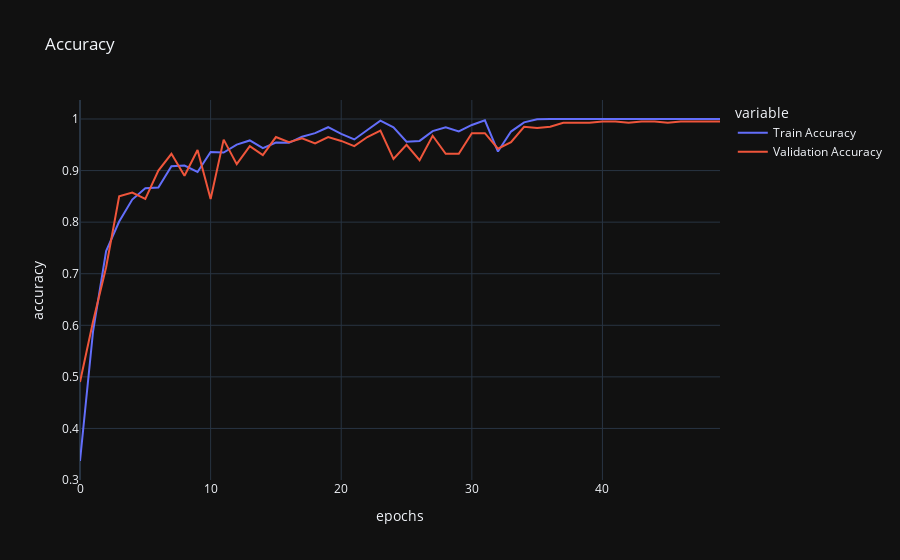

This figure's notebook cell:
### Code cell
iplot(px.line(data_frame=vals,
              y = ["Train Accuracy","Validation Accuracy"],
              labels={"index":"epochs","value":"accuracy"},
              title = "Accuracy",
              template="plotly_dark"))

### Figure 1 — Plotly figure (JSON) as saved in the notebook; plotly's stock layout.template omitted (floating-point values rounded to 4 significant figures)
{"data": [{"hovertemplate": "variable=Train Accuracy<br>epochs=%{x}<br>accuracy=%{y}<extra></extra>", "legendgroup": "Train Accuracy", "line": {"color": "#636efa", "dash": "solid"}, "marker": {"symbol": "circle"}, "mode": "lines", "name": "Train Accuracy", "orientation": "v", "showlegend": true, "type": "scatter", "x": [0, 1, 2, 3, 4, 5, 6, 7, 8, 9, 10, 11, 12, 13, 14, 15, 16, 17, 18, 19, 20, 21, 22, 23, 24, 25, 26, 27, 28, 29, 30, 31, 32, 33, 34, 35, 36, 37, 38, 39, 40, 41, 42, 43, 44, 45, 46, 47, 48, 49], "xaxis": "x", "y": [0.3369, 0.5884, 0.7437, 0.8012, 0.8438, 0.8656, 0.8672, 0.9084, 0.9097, 0.8972, 0.9359, 0.935, 0.9503, 0.9584, 0.9434, 0.9544, 0.9538, 0.9656, 0.9725, 0.9841, 0.9712, 0.9603, 0.9787, 0.9969, 0.9837, 0.9559, 0.9575, 0.9766, 0.9841, 0.9759, 0.9884, 0.9975, 0.9369, 0.9756, 0.9934, 0.9997, 1.0, 1.0, 1.0, 1.0, 1.0, 1.0, 1.0, 1.0, 1.0, 1.0, 1.0, 1.0, 1.0, 1.0], "yaxis": "y"}, {"hovertemplate": "variable=Validation Accuracy<br>epochs=%{x}<br>accuracy=%{y}<extra></extra>", "legendgroup": "Validation Accuracy", "line": {"color": "#EF553B", "dash": "solid"}, "marker": {"symbol": "circle"}, "mode": "lines", "name": "Validation Accuracy", "orientation": "v", "showlegend": true, "type": "scatter", "x": [0, 1, 2, 3, 4, 5, 6, 7, 8, 9, 10, 11, 12, 13, 14, 15, 16, 17, 18, 19, 20, 21, 22, 23, 24, 25, 26, 27, 28, 29, 30, 31, 32, 33, 34, 35, 36, 37, 38, 39, 40, 41, 42, 43, 44, 45, 46, 47, 48, 49], "xaxis": "x", "y": [0.49, 0.6075, 0.7125, 0.85, 0.8575, 0.845, 0.9, 0.9325, 0.89, 0.94, 0.845, 0.96, 0.9125, 0.9475, 0.93, 0.965, 0.955, 0.9625, 0.9525, 0.965, 0.9575, 0.9475, 0.965, 0.9775, 0.9225, 0.95, 0.92, 0.9675, 0.9325, 0.9325, 0.9725, 0.9725, 0.9425, 0.955, 0.985, 0.9825, 0.985, 0.9925, 0.9925, 0.9925, 0.995, 0.995, 0.9925, 0.995, 0.995, 0.9925, 0.995, 0.995, 0.995, 0.995], "yaxis": "y"}], "layout": {"legend": {"title": {"text": "variable"}, "tracegroupgap": 0}, "title": {"text": "Accuracy"}, "xaxis": {"anchor": "y", "domain": [0, 1], "title": {"text": "epochs"}}, "yaxis": {"anchor": "x", "domain": [0, 1], "title": {"text": "accuracy"}}}}
